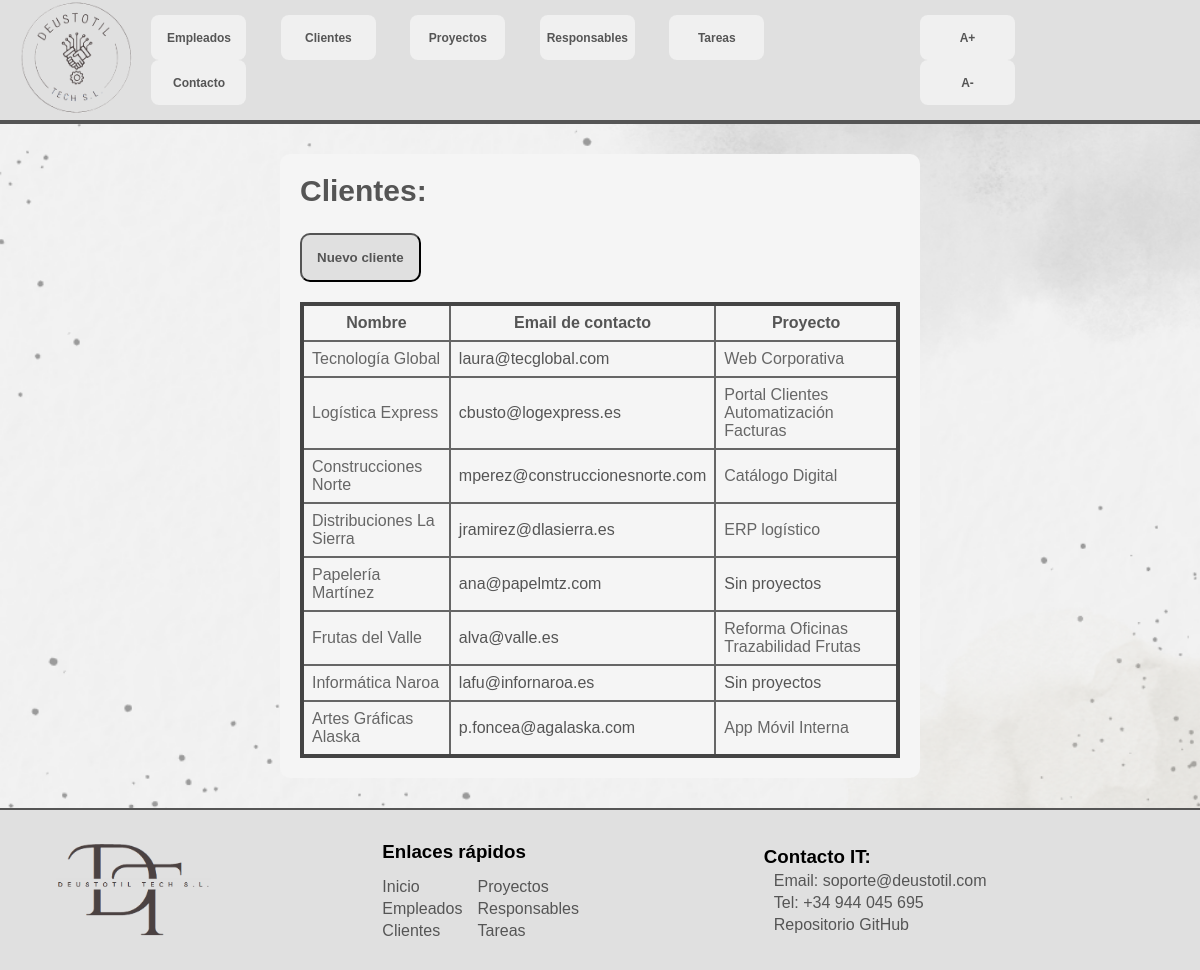
Page /deustotil/clientes on the earlier database version.
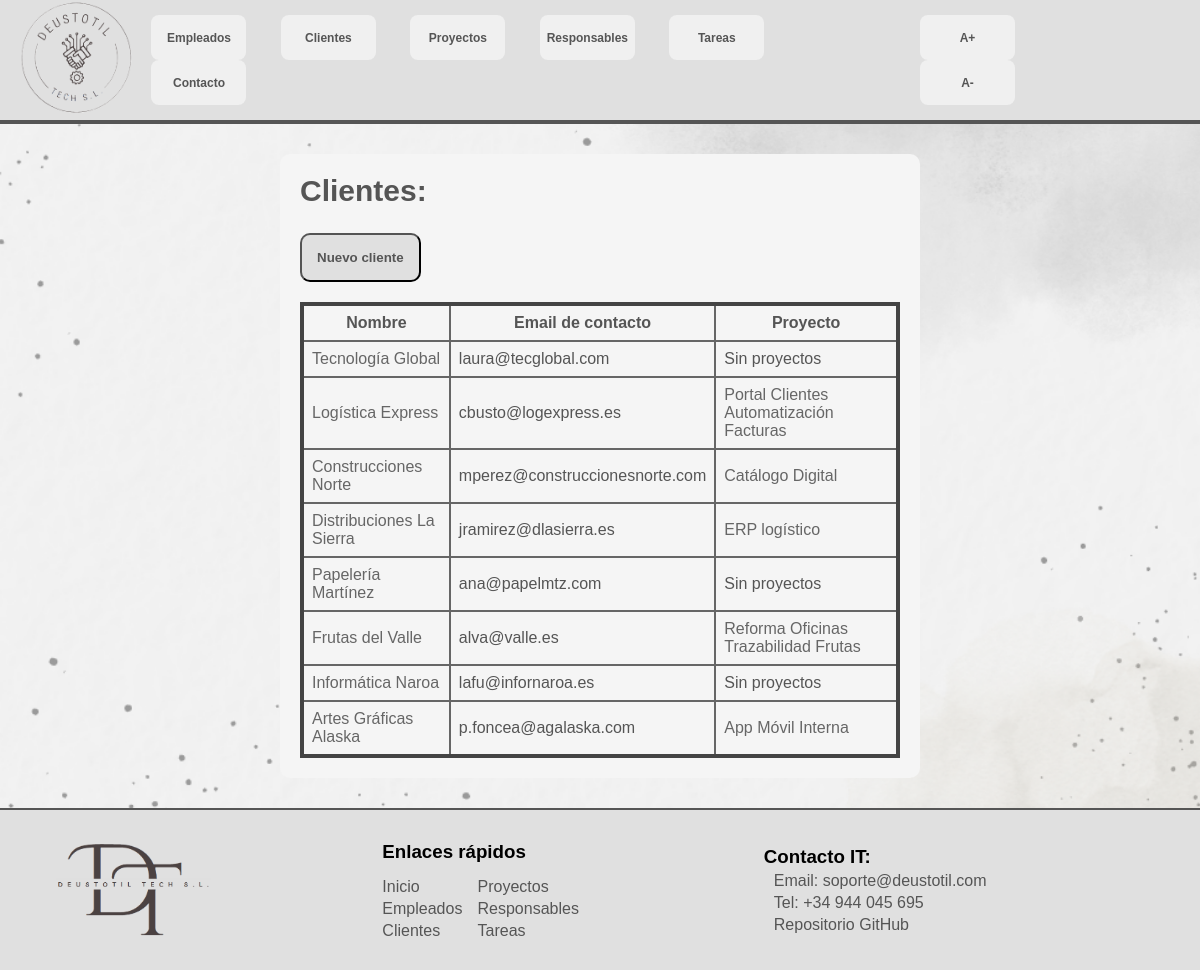
Same page on the later database version.
### appdeustotil/models.py (models this page shows, shortened)
class Cliente(models.Model):
    nombre = models.CharField(max_length=30)
    CIF = models.CharField(max_length=12)
    direccion = models.CharField(max_length=30, default="Sin")
    persona_contacto = models.CharField(max_length=30)
    email_contacto = models.EmailField()
    num_contacto = models.CharField(max_length=12)
    pago = models.CharField(max_length=15, choices=[('Efectivo','efectivo'), ('Cheque','cheque'), ('Transferencia','transferencia'), ('Domiciliación','domiciliación')], default="Transferencia")

class Proyecto(models.Model):
    nombre = models.CharField(max_length=30)
    descripcion = models.TextField(null = True, blank=True)
    fecha_inicio = models.DateField()
    fecha_fin = models.DateField()
    codigo = models.CharField(null=True, blank=True)
    presupuesto = models.FloatField()
    estado = models.CharField(max_length=15, choices=[('pendiente','Pendiente'),('completado', 'Completado')], null=True)
    cliente = models.ForeignKey(Cliente, on_delete=models.CASCADE)
    responsables = models.ManyToManyField(Responsable)

### appdeustotil/views.py (the view)
# urls.py: path('clientes', views.ClienteListView.as_view(), name='clientes'),
class ClienteListView(ListView):
    model = Cliente

### appdeustotil/templates/appdeustotil/cliente_list.html
{% extends "base.html" %}
{% block content %}
<section id="content">
    <h2>Clientes:</h2>
    <button><a href="{% url 'crear_cliente'%}">Nuevo cliente</a></button>
    <table class="tabla_tareas">
        <tr>
            <th>Nombre</th>
            <th>Email de contacto</th>
            <th>Proyecto</th>
        </tr>
    {% for cliente in object_list %}
        <tr>
            <td><a href="{% url 'detalles_cliente' cliente.id %}">{{ cliente.nombre }}</a></td>
            <td>{{ cliente.email_contacto }}</td>
            <td>
                {% for proyecto in cliente.proyecto_set.all %}
                    <a href="{% url 'detalles_proyecto' proyecto.pk %}">{{ proyecto.nombre }}</a>
                {% empty %}
                    Sin proyectos
                {% endfor %}
            </td>
        </tr>
        {% empty %}
        <tr>
            <td>Sin clientes</td>
        </tr>
        {% endfor %}
    </table>
</section>
{% endblock %}

Differences in the rows shown:
removed Proyecto: nombre "Web Corporativa", shown under Cliente "Tecnología Global"
shown differently, row unchanged: Cliente "Tecnología Global": now shows "Sin proyectos"
